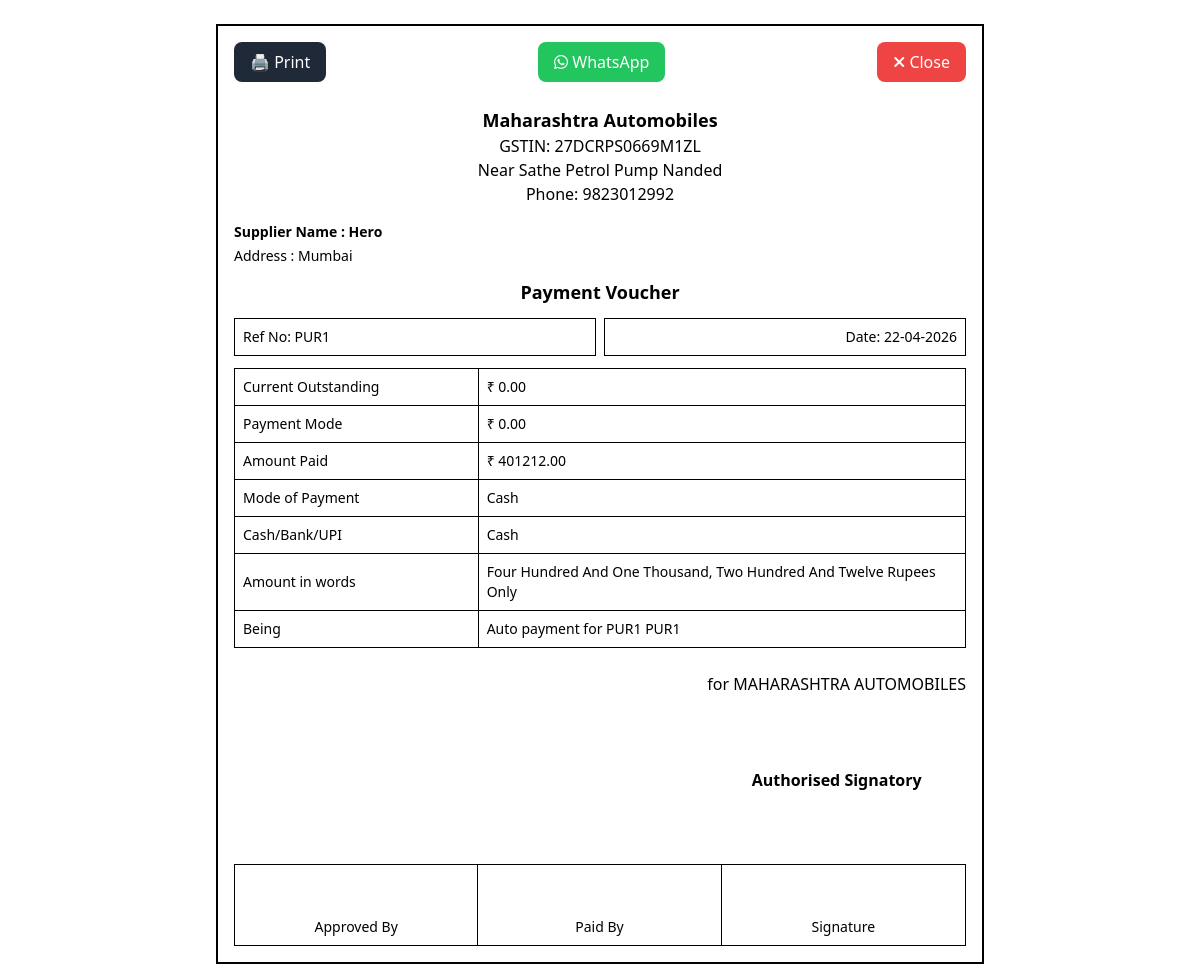
/payment-voucher/1/, run on the app's committed database.
### apps/core/models.py (models this page shows, shortened)
class Company(models.Model):
    name = models.CharField(max_length=150)
    owner = models.CharField(max_length=100, blank=True)
    gst = models.CharField(max_length=50, blank=True)
    address = models.TextField(blank=True)
    state = models.CharField(max_length=100, blank=True)
    country = models.CharField(max_length=100, default="India")
    financial_year_from = models.DateField()
    financial_year_to = models.DateField()

class Supplier(models.Model):
    name = models.CharField(max_length=200)
    phone = models.CharField(max_length=20, blank=True)
    gst = models.CharField(max_length=20, blank=True)
    address = models.TextField(blank=True)
    balance = models.DecimalField(max_digits=10, decimal_places=2, default=0)

### apps/purchases/models.py (models this page shows, shortened)
class Purchase(models.Model):
    PAYMENT_CHOICES = (
        ("cash", "Cash"),
        ("bank", "Bank"),
        ("credit", "Credit"),
    )
    supplier = models.ForeignKey(
        Supplier,
        on_delete=models.CASCADE
    )
    invoice_number = models.CharField(
        max_length=50
    )
    payment_mode = models.CharField(
        max_length=10,
        choices=PAYMENT_CHOICES,
        default="cash"
    )
    date = models.DateTimeField(
        auto_now_add=True
    )
    subtotal = models.DecimalField(
        max_digits=10,
        decimal_places=2,
        default=0
    )
    cgst = models.DecimalField(
        max_digits=10,
        decimal_places=2,
        default=0
    )
    sgst = models.DecimalField(
        max_digits=10,
        decimal_places=2,
        default=0
    )
    discount = models.DecimalField(
        max_digits=10,
        decimal_places=2,
        default=0
    )
    roundoff = models.DecimalField(
        max_digits=10,
        decimal_places=2,
        default=0
    )
    total = models.DecimalField(
        max_digits=10,
        decimal_places=2,
        default=0
    )
    @property
    def paid_amount(self):
        return self.paymentallocation_set.aggregate(
            total=Sum("amount")
        )["total"] or Decimal("0.00")
    @property
    def balance(self):
        return Decimal(self.total) - Decimal(self.paid_amount)

class SupplierPayment(models.Model):
    supplier = models.ForeignKey(
        "core.Supplier",
        on_delete=models.CASCADE,
        null=True,
        blank=True
    )
    amount = models.DecimalField(
        max_digits=10,
        decimal_places=2
    )
    date = models.DateTimeField(
        auto_now_add=True
    )
    note = models.TextField(
        blank=True
    )
    payment_type = models.CharField(
        max_length=20,
        choices=(
            ("pay", "Pay"),
            ("receive", "Receive"),
        ),
        default="pay"
    )

class PaymentAllocation(models.Model):
    payment = models.ForeignKey(
        "SupplierPayment",
        on_delete=models.CASCADE
    )
    purchase = models.ForeignKey(
        "purchases.Purchase",
        on_delete=models.CASCADE,
        null=True,
        blank=True
    )
    bill = models.ForeignKey(
        "core.Bill",
        null=True,
        blank=True,
        on_delete=models.CASCADE,
    )
    amount = models.DecimalField(
        max_digits=10,
        decimal_places=2
    )

### apps/purchases/views.py (the view)
# urls.py: path("payment-voucher/<int:id>/", purchase_views.payment_voucher),
def payment_voucher(request, id):
    allocation = PaymentAllocation.objects.get(id=id)
    amount_words = num2words(int(allocation.amount), lang='en').title()
    payment = allocation.payment
    purchase = allocation.purchase
    supplier = payment.supplier
    company = Company.objects.first()
    return render(request, "purchases/payment_voucher.html", {
        "payment": payment,
        "purchase": purchase,
        "supplier": supplier,
        "amount": allocation.amount,
        "company": company,
        "amount_words": amount_words
    })

### templates/purchases/payment_voucher.html (shortened to what this page needs)
<!DOCTYPE html>
<html>
<head>
    <script src="https://cdn.tailwindcss.com"></script>
    <link rel="stylesheet" href="https://cdnjs.cloudflare.com/ajax/libs/font-awesome/6.5.0/css/all.min.css">
</head>
<body class="bg-white text-black">
    <div class="print-area max-w-3xl mx-auto border-2 border-black p-4 mt-6">
        <div class="flex justify-between mb-6 print:hidden">
            <button onclick="window.print()" class="bg-gray-800 text-white px-4 py-2 rounded-lg">
                🖨 Print
            </button>
            <button onclick="sendWhatsApp()" class="bg-green-500 text-white px-4 py-2 rounded-lg">
                <i class="fa-brands fa-whatsapp"></i> WhatsApp
            </button>
            <button onclick="window.close()" class="bg-red-500 text-white px-4 py-2 rounded-lg">
                <i class="fa-solid fa-xmark"></i> Close
            </button>
        </div>
        <div class="mb-4 text-center">
            <h2 class="font-bold text-lg">
                {{ company.name }}
            </h2>
            <p>GSTIN: {{ company.gst }}</p>
            <p>{{ company.address }}</p>
            <p>Phone: 9823012992 {{ company.phone }}</p>
        </div>
        <div class="mb-3 text-left text-sm">
           <p class="font-semibold">
    {% if receipt_mode %}
        Customer Name :
        <span class="font-bold">
            {{ customer.name }}
        </span>
    {% else %}
        Supplier Name :
        <span class="font-bold">
            {{ supplier.name }}
        </span>
    {% endif %}
</p>
            <p class="mt-1">
                Address :
                <span class="font-medium">
                    {% if receipt_mode %}
    {{ customer.address }}
{% else %}
    {{ supplier.address }}
{% endif %}
                </span>
            </p>
        </div>
        <h2 class="text-center text-lg font-bold text-black-600 mb-3">
           {% if receipt_mode %}
Receipt Voucher
{% else %}
Payment Voucher
{% endif %}
        </h2>
        <div class="flex justify-between mb-3 gap-2">
           <div class="border border-black p-2 w-1/2 text-sm">
    Ref No:
    {% if receipt_mode %}
        {% if bill %}
            {{ bill.invoice_no }}
        {% else %}
            -
        {% endif %}
    {% else %}
        {% if purchase %}
            {{ purchase.invoice_number }}
        {% else %}
            -
        {% endif %}
    {% endif %}
</div>
            <div class="border border-black p-2 w-1/2 text-sm text-right">
                Date: {{ payment.date|date:"d-m-Y" }}
            </div>
        </div>
        <table class="w-full border border-black text-sm">
            <tr>
                <td class="border border-black p-2">Current Outstanding</td>
                <td class="border border-black p-2">
{% if receipt_mode %}
    {% if bill and bill.payment_mode == "credit" %}
        ₹ {{ bill.balance }}
    {% else %}
        ₹ 0
    {% endif %}
{% else %}
    {% if purchase %}
        ₹ {{ purchase.balance }}
    {% else %}
        ₹ 0
    {% endif %}
{% endif %}
</td>
            </tr>
            <tr>
                <td class="border border-black p-2">Payment Mode</td>
                <td class="border border-black p-2">
                    ₹
                    {% if purchase %}
                    {% if receipt_mode %}
    {% if bill.payment_mode == "credit" %}
        {{ bill.balance }}
    {% else %}
        0
    {% endif %}
{% else %}
    {% if purchase %}
        {{ purchase.balance }}
    {% else %}
        0
    {% endif %}
{% endif %}                    {% else %}
                    0
                    {% endif %}
                </td>
            </tr>
            <tr>
                <td class="border border-black p-2 w-1/3">Amount Paid</td>
                <td class="border border-black p-2">₹ {{ amount }}</td>
            </tr>
            <tr>
                <td class="border border-black p-2">Mode of Payment</td>
                <td class="border border-black p-2">{% if receipt_mode %}
    {{ bill.payment_mode|title }}
{% else %}
    {{ purchase.payment_mode|title }}
{% endif %}</td>
            </tr>
            <tr>
                <td class="border border-black p-2">Cash/Bank/UPI</td>
                <td class="border border-black p-2">{% if receipt_mode %}
    {{ bill.payment_mode|title }}
{% else %}
    {{ purchase.payment_mode|title }}
{% endif %}</td>
            </tr>
            <tr>
                <td class="border border-black p-2">Amount in words</td>
                <td class="border border-black p-2">
                    {{ amount_words }} Rupees Only
                </td>
            </tr>
            <tr>
                <td class="border border-black p-2">Being</td>
                <td class="border border-black p-2">
                   {{ payment.note|default:"Being payment against invoice " }}
{% if receipt_mode %}
    {% if bill %}
        {{ bill.invoice_no }}
    {% endif %}
{% else %}
    {% if purchase %}
        {{ purchase.invoice_number }}
    {% endif %}
{% endif %}
                </td>
            </tr>
        </table>
        <div class="flex justify-between items-end mt-6">
    <div class="text-center ml-auto">
        <p>
            for MAHARASHTRA AUTOMOBILES
        </p>
        <br><br><br>
        <p class="font-semibold mb-10">
            Authorised Signatory
        </p>
    </div>
</div>
        <div class="grid grid-cols-3 mt-8 border border-black text-sm">
            <div class="border-r border-black h-20 flex items-end justify-center pb-2">
                Approved By
            </div>
            <div class="border-r border-black h-20 flex items-end justify-center pb-2">
                Paid By
            </div>
            <div class="h-20 flex items-end justify-center pb-2">
                Signature
            </div>
        </div>
    </div>
</body>
</html>

### data on the page
Company: name "Maharashtra Automobiles", gst "27DCRPS0669M1ZL", address "Near Sathe Petrol Pump Nanded"
Supplier: name "Hero", address "Mumbai"
Purchase: invoice_number "PUR1", balance "0.00", payment_mode "Cash"
SupplierPayment: date "22-04-2026", note "Auto payment for PUR1"
PaymentAllocation: amount "401212.00"

### other printed values
{{ amount_words }} "Four Hundred And One Thousand, Two Hundred And Twelve"
